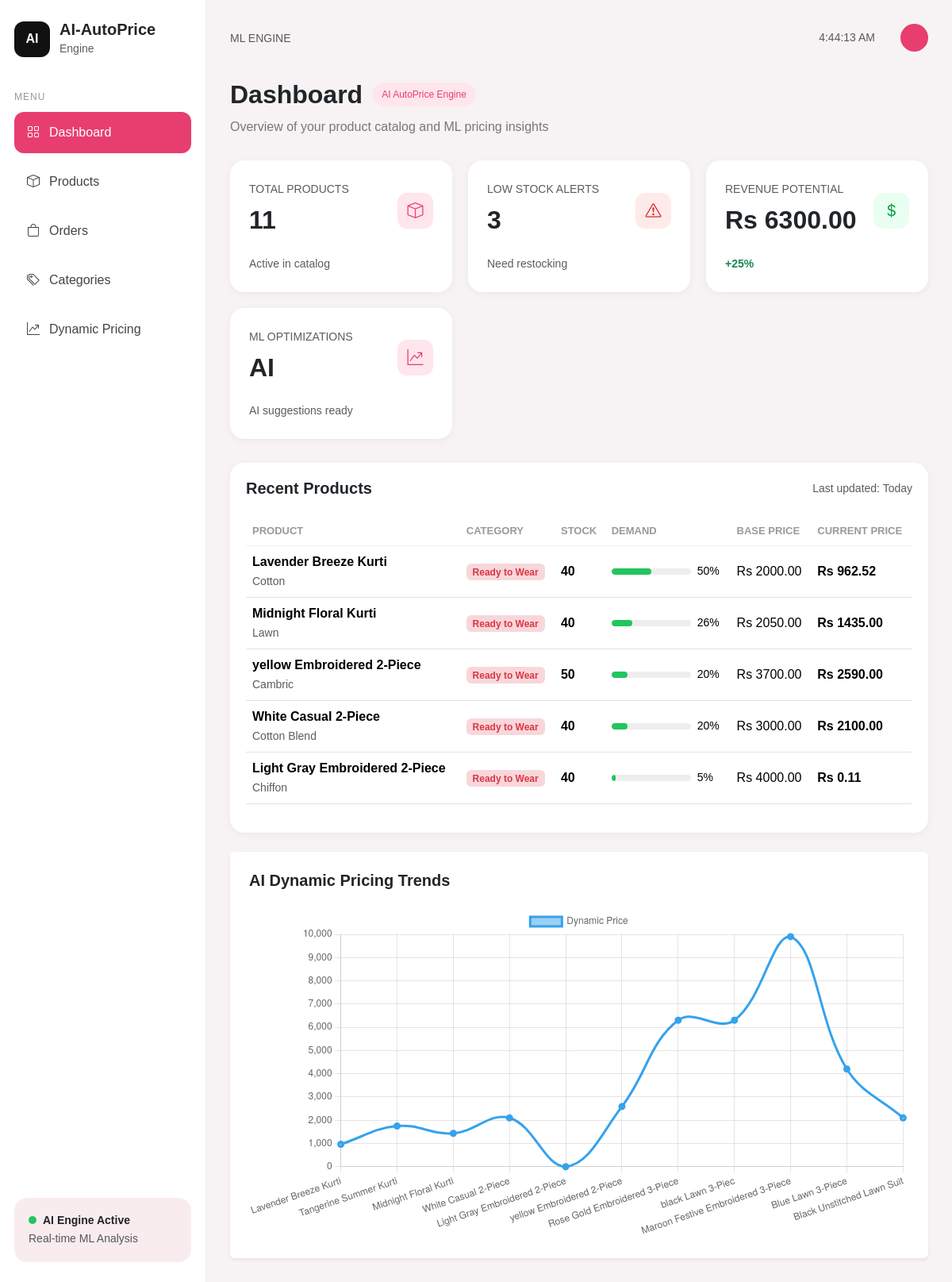
Page /ai-dashboard/ on the committed database.
### dresses/models.py (models this page shows, shortened)
class Product(models.Model):
    category = models.ForeignKey(
        Category,
        on_delete=models.CASCADE,
        related_name='products'
    )
    subcategory = models.ForeignKey(
        SubCategory,
        on_delete=models.CASCADE,
        null=True,
        blank=True
    )
    name = models.CharField(max_length=200)
    slug = models.SlugField(
        unique=True,
        blank=True
    )
    is_unstitched = models.BooleanField(default=False)
    discount_locked = models.BooleanField(default=False)
    description = models.TextField()
    fabric = models.CharField(
        max_length=100,
        blank=True,
        null=True
    )
    stock = models.PositiveIntegerField(default=0)
    price = models.DecimalField(
        max_digits=10,
        decimal_places=2
    )
    base_price = models.DecimalField(
        max_digits=10,
        decimal_places=2,
        default=0.00
    )
    dynamic_price = models.DecimalField(
        max_digits=10,
        decimal_places=2,
        null=True,
        blank=True
    )
    product_views = models.PositiveIntegerField(default=0)
    sales_count = models.PositiveIntegerField(default=0)
    average_rating = models.FloatField(default=0.0)
    season = models.CharField(
        max_length=50,
        default='Night'
    )
    image = models.ImageField(
        upload_to='products/',
        blank=True,
        null=True
    )
    is_featured = models.BooleanField(default=False)
    tag = models.CharField(
        max_length=50,
        blank=True,
        null=True
    )
    sku = models.CharField(max_length=100)
    fabric_details = models.TextField(
        default="Not specified"
    )
    is_recent = models.BooleanField(default=False)
    color = models.CharField(max_length=50)
    created_at = models.DateTimeField(auto_now_add=True)

class Category(models.Model):
    name = models.CharField(max_length=100, unique=True)
    slug = models.SlugField(unique=True)
    image = models.ImageField(upload_to='categories/', blank=True, null=True)

### dresses/views.py (the view)
# urls.py: path('ai-dashboard/', views.ai_dashboard, name='ai_dashboard'),
def ai_dashboard(request):
    products = Product.objects.all()
    total_products = products.count()
    total_orders = Order.objects.count()
    most_viewed = products.order_by('-product_views').first()
    most_sold = products.order_by('-sales_count').first()
    highest_price = products.order_by('-dynamic_price').first()
    lowest_price = products.order_by('dynamic_price').first()
    trending_products = products.order_by(
        '-sales_count',
        '-product_views'
    )[:5]
    labels = []
    prices = []
    for product in products:
        labels.append(product.name)
        prices.append(
            float(product.dynamic_price or product.price)
        )
    context = {
        'total_products': total_products,
        'total_orders': total_orders,
        'most_viewed': most_viewed,
        'most_sold': most_sold,
        'highest_price': highest_price,
        'lowest_price': lowest_price,
        'trending_products': trending_products,
        'labels': labels,
        'prices': prices,
    }
    return render(
        request,
        'dashboard/ai_dashboard.html',
        context
    )

### dresses/templates/dashboard/ai_dashboard.html (shortened to what this page needs)
{% extends 'dashboard/base_dashboard.html' %}
{% block content %}
<div class="page-heading">
    <h2 class="fw-bold mb-0">
        Dashboard
    </h2>
    <span class="badge-ai">
        AI AutoPrice Engine
    </span>
</div>
<p class="page-subtitle">
    Overview of your product catalog and ML pricing insights
</p>
<div class="stats-grid">
    <div class="stat-card">
        <div class="stat-top">
            <div>
                <small class="text-muted">
                    TOTAL PRODUCTS
                </small>
                <h2 class="fw-bold mt-2">
                    {{ total_products }}
                </h2>
            </div>
            <div class="stat-icon bg-pink">
                <i class="bi bi-box"></i>
            </div>
        </div>
        <small class="text-muted">
            Active in catalog
        </small>
    </div>
    <div class="stat-card">
        <div class="stat-top">
            <div>
                <small class="text-muted">
                    LOW STOCK ALERTS
                </small>
                <h2 class="fw-bold mt-2">
                    3
                </h2>
            </div>
            <div class="stat-icon bg-red">
                <i class="bi bi-exclamation-triangle"></i>
            </div>
        </div>
        <small class="text-muted">
            Need restocking
        </small>
    </div>
    <div class="stat-card">
        <div class="stat-top">
            <div>
                <small class="text-muted">
                    REVENUE POTENTIAL
                </small>
                <h2 class="fw-bold mt-2">
                    Rs {{ highest_price.dynamic_price }}
                </h2>
            </div>
            <div class="stat-icon bg-green">
                <i class="bi bi-currency-dollar"></i>
            </div>
        </div>
        <small class="text-success fw-semibold">
            +25%
        </small>
    </div>
    <div class="stat-card">
        <div class="stat-top">
            <div>
                <small class="text-muted">
                    ML OPTIMIZATIONS
                </small>
                <h2 class="fw-bold mt-2">
                    AI
                </h2>
            </div>
            <div class="stat-icon bg-pink">
                <i class="bi bi-graph-up-arrow"></i>
            </div>
        </div>
        <small class="text-muted">
            AI suggestions ready
        </small>
    </div>
</div>
<div class="custom-table">
    <div class="d-flex justify-content-between align-items-center mb-4">
        <h5 class="fw-bold mb-0">
            Recent Products
        </h5>
        <small class="text-muted">
            Last updated: Today
        </small>
    </div>
    <div class="table-responsive">
        <table class="table align-middle">
            <thead>
                <tr>
                    <th>PRODUCT</th>
                    <th>CATEGORY</th>
                    <th>STOCK</th>
                    <th>DEMAND</th>
                    <th>BASE PRICE</th>
                    <th>CURRENT PRICE</th>
                </tr>
            </thead>
            <tbody>
                {% for product in trending_products %}
                <tr>
                    <td>
                        <div class="fw-semibold">
                            {{ product.name }}
                        </div>
                        <small class="text-muted">
                            {{ product.fabric }}
                        </small>
                    </td>
                    <td>
                        <span class="badge bg-danger-subtle text-danger">
                            {{ product.category.name }}
                        </span>
                    </td>
                    <td>
                        {% if product.stock < 10 %}
                            <span class="text-danger fw-semibold">
                                {{ product.stock }} Low
                            </span>
                        {% else %}
                            <span class="fw-semibold">
                                {{ product.stock }}
                            </span>
                        {% endif %}
                    </td>
                    <td>
                        <div class="d-flex align-items-center gap-2">
                            <div class="demand-bar">
                                <div class="demand-fill"
                                     data-width="{% firstof product.sales_count 0 %}">
                                </div>
                            </div>
                            <small>
                                {% firstof product.sales_count 0 %}%
                            </small>
                        </div>
                    </td>
                    <td>
                        Rs {{ product.base_price }}
                    </td>
                    <td class="fw-bold">
                        Rs {{ product.dynamic_price }}
                    </td>
                </tr>
                {% endfor %}
            </tbody>
        </table>
    </div>
</div>
<div class="chart-card mt-4 p-4 bg-white rounded shadow-sm">
    <h5 class="fw-bold mb-4">
        AI Dynamic Pricing Trends
    </h5>
    <canvas id="priceChart"></canvas>
</div>
<script>
const labels = JSON.parse(
    document.getElementById('labels-data').textContent
);
const prices = JSON.parse(
    document.getElementById('prices-data').textContent
);
const ctx = document.getElementById('priceChart');
new Chart(ctx, {
    type: 'line',
    data: {
        labels: labels,
        datasets: [{
            label: 'Dynamic Price',
            data: prices,
            borderWidth: 3,
            tension: 0.4
        }]
    },
    options: {
        responsive: true,
        scales: {
            y: {
                beginAtZero: false
            }
        }
    }
});
</script>
{% endblock %}

### dresses/static/css/dashboard.css (style rules this page uses)
* { margin:0; padding:0; box-sizing:border-box; }
body { background:#f7f3f4; font-family:Arial, sans-serif; }
.page-heading { display:flex; align-items:center; gap:12px; margin-bottom:10px; }
.badge-ai { background:#ffe5ec; color:#e83e6f; padding:6px 12px; border-radius:20px; font-size:12px; }
.page-subtitle { color:#777; margin-bottom:30px; }
.stats-grid { display:grid; grid-template-columns:repeat(auto-fit,minmax(220px,1fr)); gap:20px; margin-bottom:30px; }
.stat-card { background:white; padding:24px; border-radius:18px; box-shadow:0 2px 10px rgba(0,0,0,0.05); }
.stat-top { display:flex; justify-content:space-between; align-items:center; margin-bottom:15px; }
.stat-icon { width:45px; height:45px; border-radius:12px; display:flex; align-items:center; justify-content:center; font-size:20px; }
.bg-pink { background:#ffe5ec; color:#e83e6f; }
.bg-green { background:#e8fff1; color:#16a34a; }
.bg-red { background:#ffeaea; color:#dc2626; }
.custom-table { background:white; border-radius:18px; padding:20px; box-shadow:0 2px 10px rgba(0,0,0,0.05); }
.table th { color:#999; font-size:13px; border:none; }
.table td { vertical-align:middle; border-top:1px solid #f1f1f1; }
.demand-bar { width:100px; height:8px; background:#eee; border-radius:20px; overflow:hidden; }
.demand-fill { height:100%; background:#22c55e; border-radius:20px; }

### rows in the picture
Product: dynamic_price "6300.00"
Product: name "Lavender Breeze Kurti", fabric "Cotton", category.name "Ready to Wear", stock "40", sales_count "50", base_price "2000.00", dynamic_price "962.52"
Product: name "Midnight Floral Kurti", fabric "Lawn", category.name "Ready to Wear", stock "40", sales_count "26", base_price "2050.00", dynamic_price "1435.00"
Product: name "yellow Embroidered 2-Piece", fabric "Cambric", category.name "Ready to Wear", stock "50", sales_count "20", base_price "3700.00", dynamic_price "2590.00"
Product: name "White Casual 2-Piece", fabric "Cotton Blend", category.name "Ready to Wear", stock "40", sales_count "20", base_price "3000.00", dynamic_price "2100.00"
Product: name "Light Gray Embroidered 2-Piece", fabric "Chiffon", category.name "Ready to Wear", stock "40", sales_count "5", base_price "4000.00", dynamic_price "0.11"

### other values in the picture
{{ total_products }} "11"
